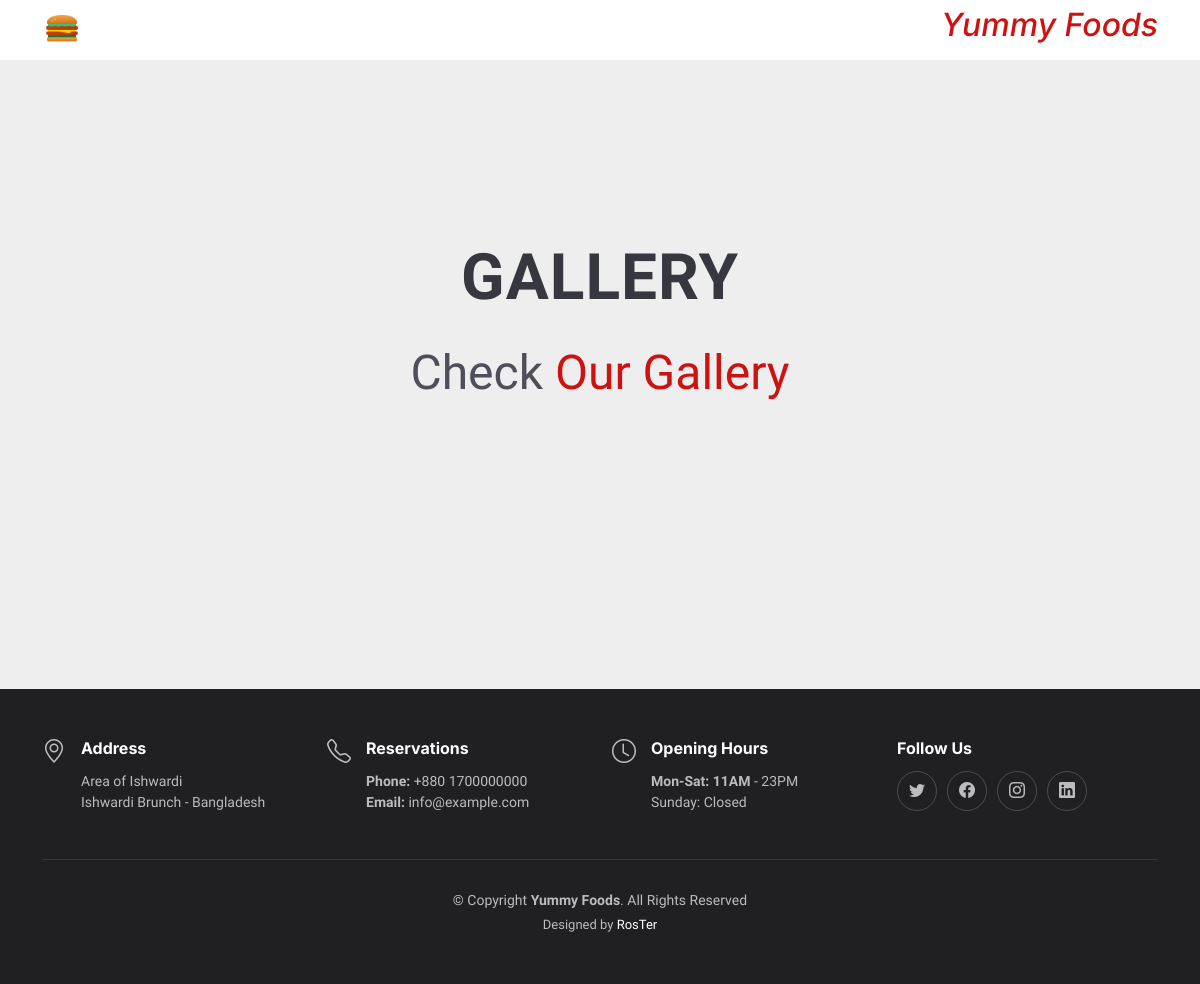
/gallery, run on an earlier commit of the app's database.
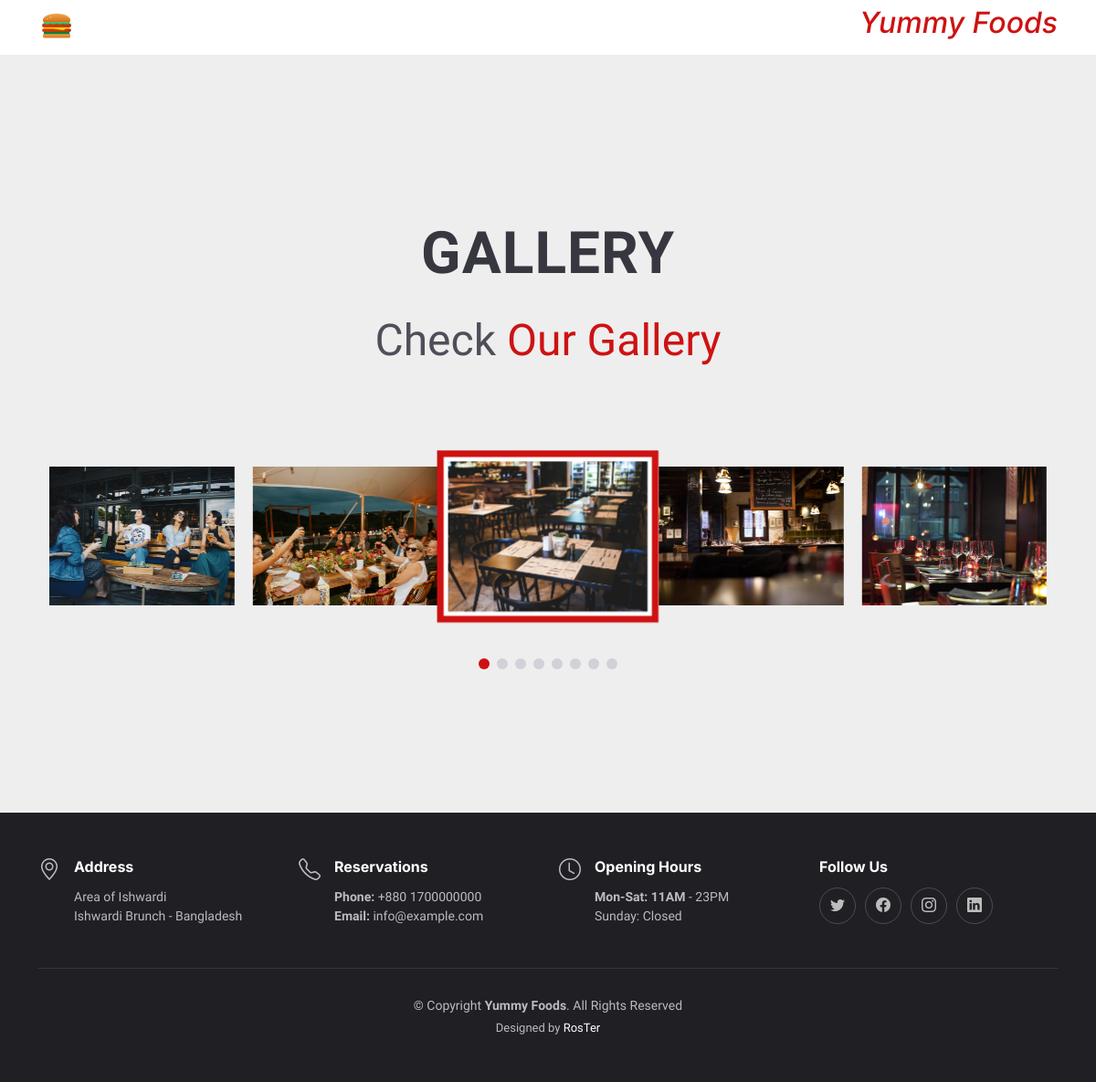
And on a later commit of the database.
### user/models.py (models this page shows, shortened)
class Gallery(models.Model):
    image = models.ImageField(upload_to='default')
    added_on = models.DateTimeField(auto_now_add=True)
    updated_on = models.DateTimeField(auto_now=True)

### user/views.py (the view)
# urls.py: path('gallery', views.gallery, name='gallery'),
def gallery(request):
    view = Gallery.objects.all()
    context = {'data': view}
    return render(request, "others/gallery.html", context)

### templates/others/gallery.html
{% extends 'index.html' %}
{% load static %}
{% block content %}
<section id="gallery" class="gallery section-bg">
    <div class="container" data-aos="fade-up">
        <div class="section-header">
        <h2>gallery</h2>
        <p>Check <span>Our Gallery</span></p>
        </div>
        <div class="gallery-slider swiper">
        <div class="swiper-wrapper align-items-center">
            {% for view in data %}
            <div class="swiper-slide"><a class="glightbox" data-gallery="images-gallery"><img src="{{ MEDIA_URL }}{{ view.image.url }}" class="img-fluid" alt="img"></a></div>
            {% endfor %}
        </div>
        <div class="swiper-pagination"></div>
        </div>
    </div>
    </section>
{% endblock content %}

What changed in the data, as far as the page shows it:
added Gallery: image (picture)
added Gallery: image (picture)
added Gallery: image (picture)
added Gallery: image (picture)
added Gallery: image (picture)
